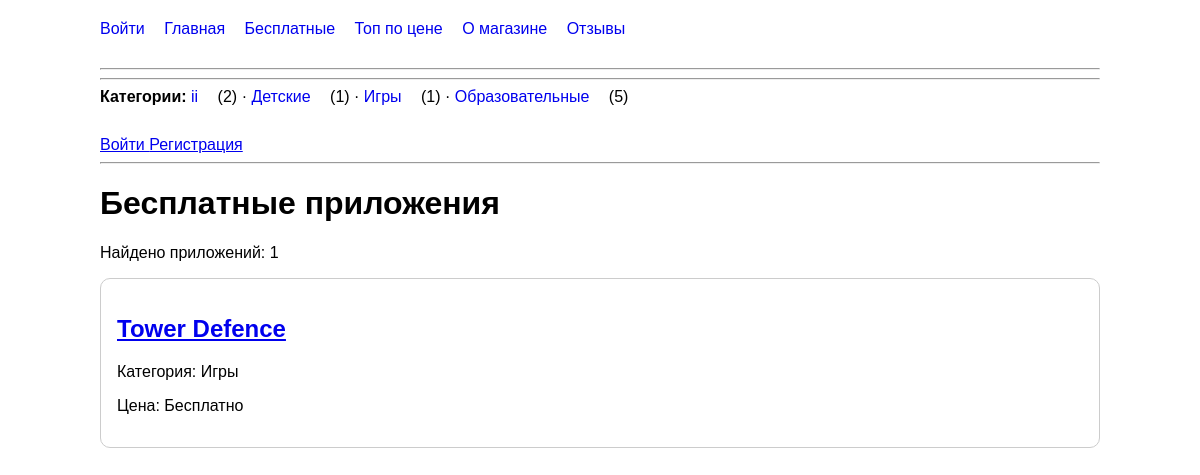
The page /free/ on the database as committed earlier.
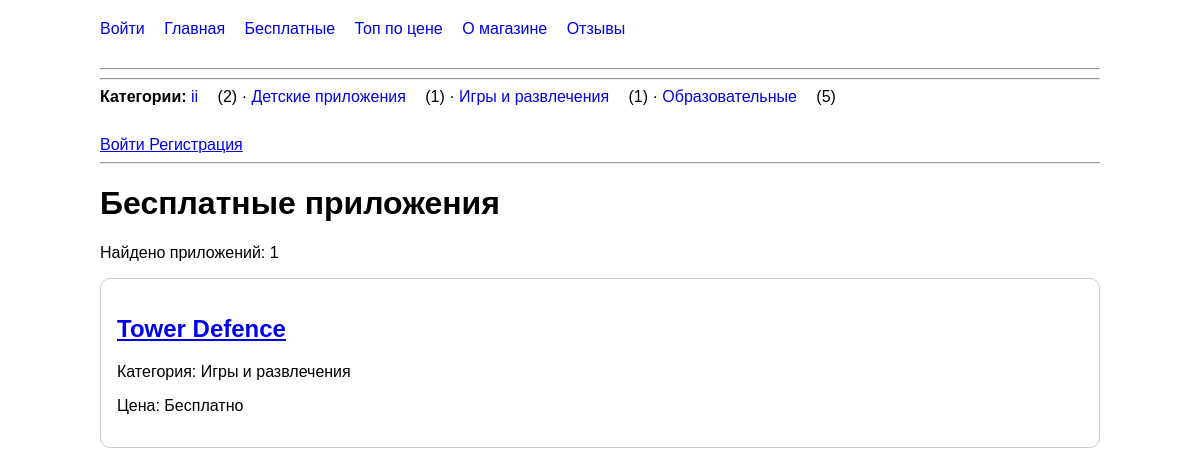
The same page on the database as committed later.
### mainapp/models.py (models this page shows, shortened)
class Category(models.Model):
    name = models.CharField(max_length=50)
    def __str__(self):
        return self.name

class App(models.Model):
    name = models.CharField(max_length=200)
    description = models.TextField(blank=True)
    created_at = models.DateTimeField(auto_now_add=True)
    downloads = models.PositiveIntegerField(default=0)
    price = models.DecimalField(
        max_digits=10,
        decimal_places=2,
        default=0,
        validators=[
            MinValueValidator(
                0,
                message='Цена не может быть отрицательной.'
            ),
        ],
    )
    objects = models.Manager.from_queryset(AppQuerySet)()
    category = models.ForeignKey(
        Category,
        on_delete=models.CASCADE,
        null=True,
        blank=True,
        related_name='apps',
    )
    rating_avg = models.DecimalField(
        max_digits=3,
        decimal_places=2,
        default=0,
        editable=False,
    )
    rating_count = models.PositiveIntegerField(
        default=0,
        editable=False,
    )
    icon = models.ImageField(
        upload_to='icons/',
        blank=True,
    )
    author = models.ForeignKey(
        User,
        on_delete=models.SET_NULL,
        null=True,
        blank=True,
        related_name='apps',
    )
    favorited_by = models.ManyToManyField(
        User,
        related_name='favorite_apps',
        blank=True,
    )
    buyers = models.ManyToManyField(
        User,
        through='Purchase',
        related_name='purchased_apps',
        blank=True,
    )

### mainapp/views.py (the view)
# urls.py: path('free/', views.free_apps, name='free'),
def free_apps(request):
    apps = App.objects.free()
    return render(request, 'mainapp/free.html', {
        'apps': apps
    })

### mainapp/context_processors.py (called while the page is built)
def store_menu(request):
    nav_categories = (
        Category.objects
        .annotate(apps_count=Count('apps'))
        .order_by('name')
    )
    return {
        'nav_categories': nav_categories,
    }

### mainapp/models.py (called while the page is built)
    def free(self):
        return self.filter(price=0)

### mainapp/templates/mainapp/free.html (shortened to what this page needs)
{% extends 'mainapp/base.html' %}
{% block content %}
<h1>Бесплатные приложения</h1>
<p>Найдено приложений: {{ apps|length }}</p>
{% for app in apps %}
    <div class="app-card">
        <h2>
           <a href="{% url 'mainapp:app_detail' app.id app.name %}">
            {{ app.name }}
           </a>
        </h2>
        <p>Категория: {{ app.category }}</p>
        <p>Цена: Бесплатно</p>
    </div>
{% empty %}
    <p>Бесплатных приложений пока нет.</p>
{% endfor %}
{% endblock %}

### mainapp/templates/mainapp/base.html (shortened to what this page needs)
{% load static %}
<!DOCTYPE html>
<html lang="ru">
<head>
    <link rel="stylesheet" href="{% static 'mainapp/style.css' %}">
</head>
<nav>
    <a href="{% url 'mainapp:login' %}">Войти</a>
    <a href="{% url 'mainapp:home' %}">Главная</a>
    <a href="{% url 'mainapp:free' %}">Бесплатные</a>
    <a href="{% url 'mainapp:top' %}">Топ по цене</a>
    <a href="{% url 'mainapp:about' %}">О магазине</a>
    <a href="{% url 'mainapp:reviews' %}">Отзывы</a>
</nav>
<hr>
<hr>
<nav>
    <strong>Категории:</strong>
    {% for category in nav_categories %}
        <a href="{% url 'mainapp:category_detail' category.id category.name %}">
            {{ category.name }}
        </a>
        ({{ category.apps_count }})
        {% if not forloop.last %}
            ·
        {% endif %}
    {% empty %}
        Категорий пока нет.
    {% endfor %}
</nav>
{% if request.user.is_authenticated %}
    <span>{{ request.user.username }}</span>
    <a href="{% url 'mainapp:my_apps' %}">
        Мои приложения
    </a>
    <a href="{% url 'mainapp:favorites' %}">
        Избранное ({{ request.user.favorite_apps.count }})
    </a>
    <a href="{% url 'mainapp:my_purchases' %}">
    Мои покупки
    </a>
    {% if request.user.is_staff %}
    <a href="{% url 'mainapp:bulk_discount' %}">
        Массовая скидка
    </a>
    <a href="{% url 'mainapp:edit_categories' %}">
        Редактировать категории
    </a>
    {% endif %}
    <form method="post"
          action="{% url 'mainapp:logout' %}"
          style="display:inline;">
        {% csrf_token %}
        <button type="submit">Выйти</button>
    </form>
{% else %}
    <a href="{% url 'mainapp:login' %}">
        Войти
    </a>
    <a href="{% url 'mainapp:register' %}">
        Регистрация
    </a>
{% endif %}
<hr>
{% block content %}
{% endblock %}
</body>
</html>

Rows that differ between the two databases and show on the page:
changed Category: name "Детские" → "Детские приложения"
changed Category: name "Игры" → "Игры и развлечения"
changed through a linked row, App "Tower Defence": category "Игры" → "Игры и развлечения"
